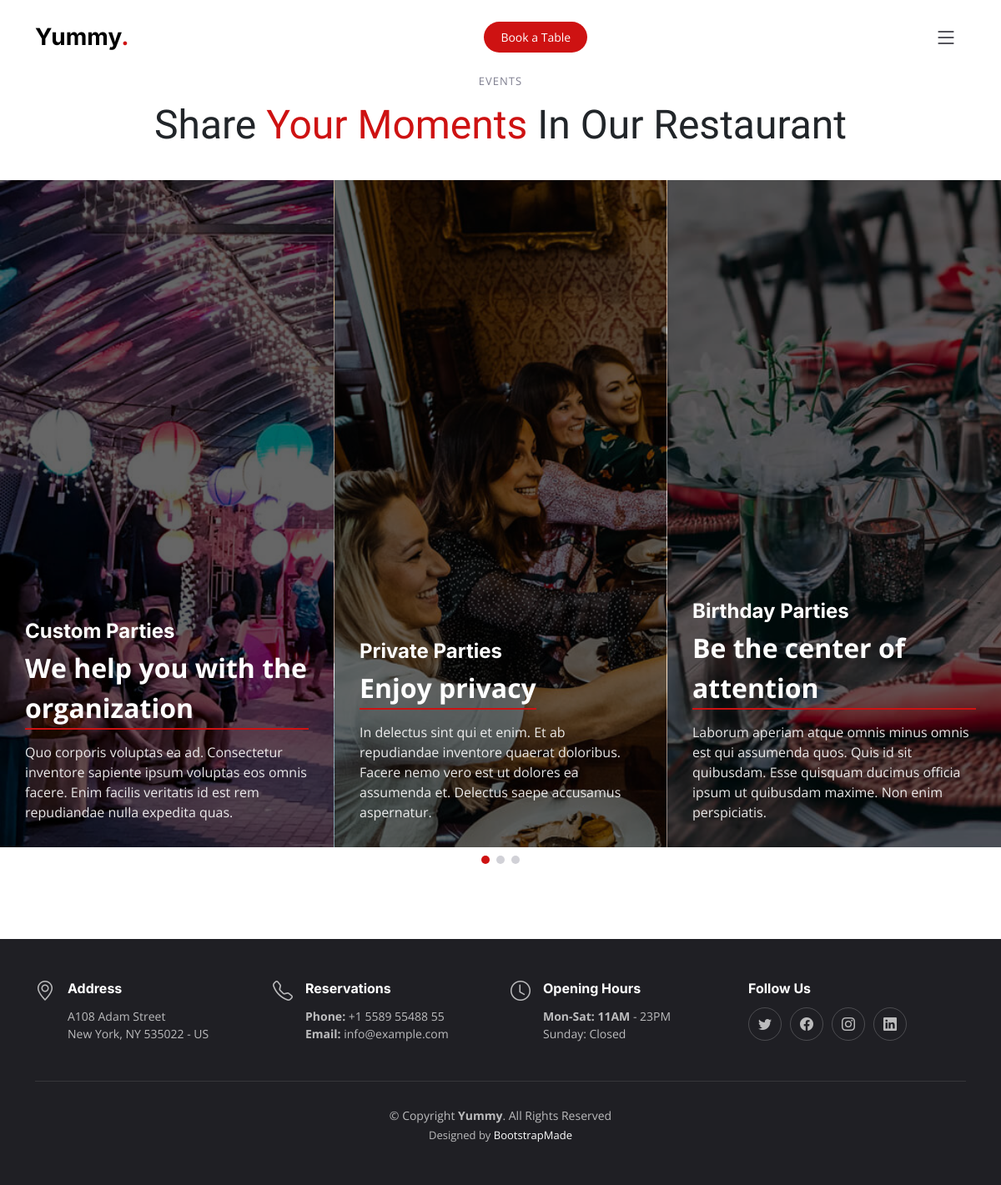
Page /services/ on the committed database.
### services/models.py (models this page shows, shortened)
class Service(models.Model):
    title = models.CharField(max_length=200, verbose_name='Titulo')
    subtitle = models.CharField(max_length=200, verbose_name='Subtitulo')
    content = models.TextField(verbose_name='Contenido')
    image = models.ImageField(verbose_name='Imagen', upload_to='services')
    created = models.DateField(auto_now_add=True, verbose_name='Fecha de Creacion')
    updated = models.DateField(auto_now=True, verbose_name='Fecha de Edicion')
    class Meta:
        verbose_name = 'servicio'
        verbose_name_plural = 'servicios'
        ordering = ['-created']

### services/views.py (the view)
# urls.py: path('', views.services, name='services'),
def services(request):
    services = Service.objects.all()
    return render(request, 'services/services.html', {'services': services})

### pages/templatetags/pages_extras.py (called while the page is built)
@register.simple_tag
def get_page_list():
    pages = Page.objects.all()
    return pages

### social/processors.py (called while the page is built)
def context_dict(request):
    ctx = {}
    links = Link.objects.all()
    for link in links:
        ctx[link.key] = link.url
    return ctx

### services/templates/services/services.html (shortened to what this page needs)
{% extends 'core/base.html' %}
{% load static %}
{% block content %}
    <section id="events" class="events">
        <div class="container-fluid" data-aos="fade-up">
          <div class="section-header">
            <h2>Events</h2>
            <p>Share <span>Your Moments</span> In Our Restaurant</p>
          </div>
          <div class="slides-3 swiper" data-aos="fade-up" data-aos-delay="100">
            <div class="swiper-wrapper">
                {% for service in services %}
                    <div class="swiper-slide event-item d-flex flex-column justify-content-end" style="background-image: url({{ service.image.url }})">
                        <h3>{{ service.title }}</h3>
                        <div class="price align-self-start">{{ service.subtitle }}</div>
                        <p class="description">{{ service.content }}</p>
                    </div>
                {% endfor %}
            </div>
            <div class="swiper-pagination"></div>
          </div>
        </div>
      </section>
{% endblock content %}

### core/static/core/css/main.css (style rules this page uses)
:root { --font-default: "Open Sans", system-ui, -apple-system, "Segoe UI", Roboto, "Helvetica Neue", Arial, "Noto Sans", "Liberation Sans", sans-serif, "Apple Color Emoji", "Segoe UI Emoji", "Segoe UI Symbol", "Noto Color Emoji"; --font-primary: "Amatic SC", sans-serif; --font-secondary: "Inter", sans-serif; }
:root { --color-default: #212529; --color-primary: #ce1212; --color-secondary: #37373f; }
:root { scroll-behavior: smooth; }
body { font-family: var(--font-default); color: var(--color-default); }
h1, h2, h3, h4, h5, h6 { font-family: var(--font-secondary); }
section { overflow: hidden; padding: 80px 0; }
.section-header { text-align: center; padding-bottom: 30px; }
.section-header h2 { font-size: 13px; letter-spacing: 1px; font-weight: 400; margin-top: 10px; padding: 0; color: #7f7f90; text-transform: uppercase; font-family: var(--font-default); }
.section-header p { margin: 0; font-size: 48px; font-weight: 400; font-family: var(--font-primary); }
.section-header p span { color: var(--color-primary); }
section { scroll-margin-top: 90px; }
.events .container-fluid { padding: 0; }
.events .event-item { background-size: cover; background-position: cente; min-height: 600px; padding: 30px; }
.events .event-item:before { content: ""; background: rgba(0, 0, 0, 0.6); position: absolute; inset: 0; }
.events .event-item h3 { font-size: 24px; font-weight: 700; margin-bottom: 5px; color: #fff; position: relative; }
.events .event-item .price { color: #fff; border-bottom: 2px solid var(--color-primary); font-size: 32px; font-weight: 700; margin-bottom: 15px; position: relative; }
.events .event-item .description { margin-bottom: 0; color: rgba(255, 255, 255, 0.9); position: relative; }
@media (min-width: 1200px) { .events .swiper-slide-active+.swiper-slide { border-left: 1px solid rgba(255, 255, 255, 0.5); border-right: 1px solid rgba(255, 255, 255, 0.5); z-index: 1; } }
.events .swiper-pagination { margin-top: 20px; position: relative; }

### rows in the picture
Service: image (picture), title "Custom Parties", subtitle "We help you with the organization", content "Quo corporis voluptas ea ad. Consectetur inventore sapiente ipsum voluptas eos omnis facere. Enim facilis veritatis id est rem repudiandae nulla expedita quas."
Service: image (picture), title "Private Parties", subtitle "Enjoy privacy", content "In delectus sint qui et enim. Et ab repudiandae inventore quaerat doloribus. Facere nemo vero est ut dolores ea assumenda et. Delectus saepe accusamus aspernatur."
Service: image (picture), title "Birthday Parties", subtitle "Be the center of attention", content "Laborum aperiam atque omnis minus omnis est qui assumenda quos. Quis id sit quibusdam. Esse quisquam ducimus officia ipsum ut quibusdam maxime. Non enim perspiciatis."
